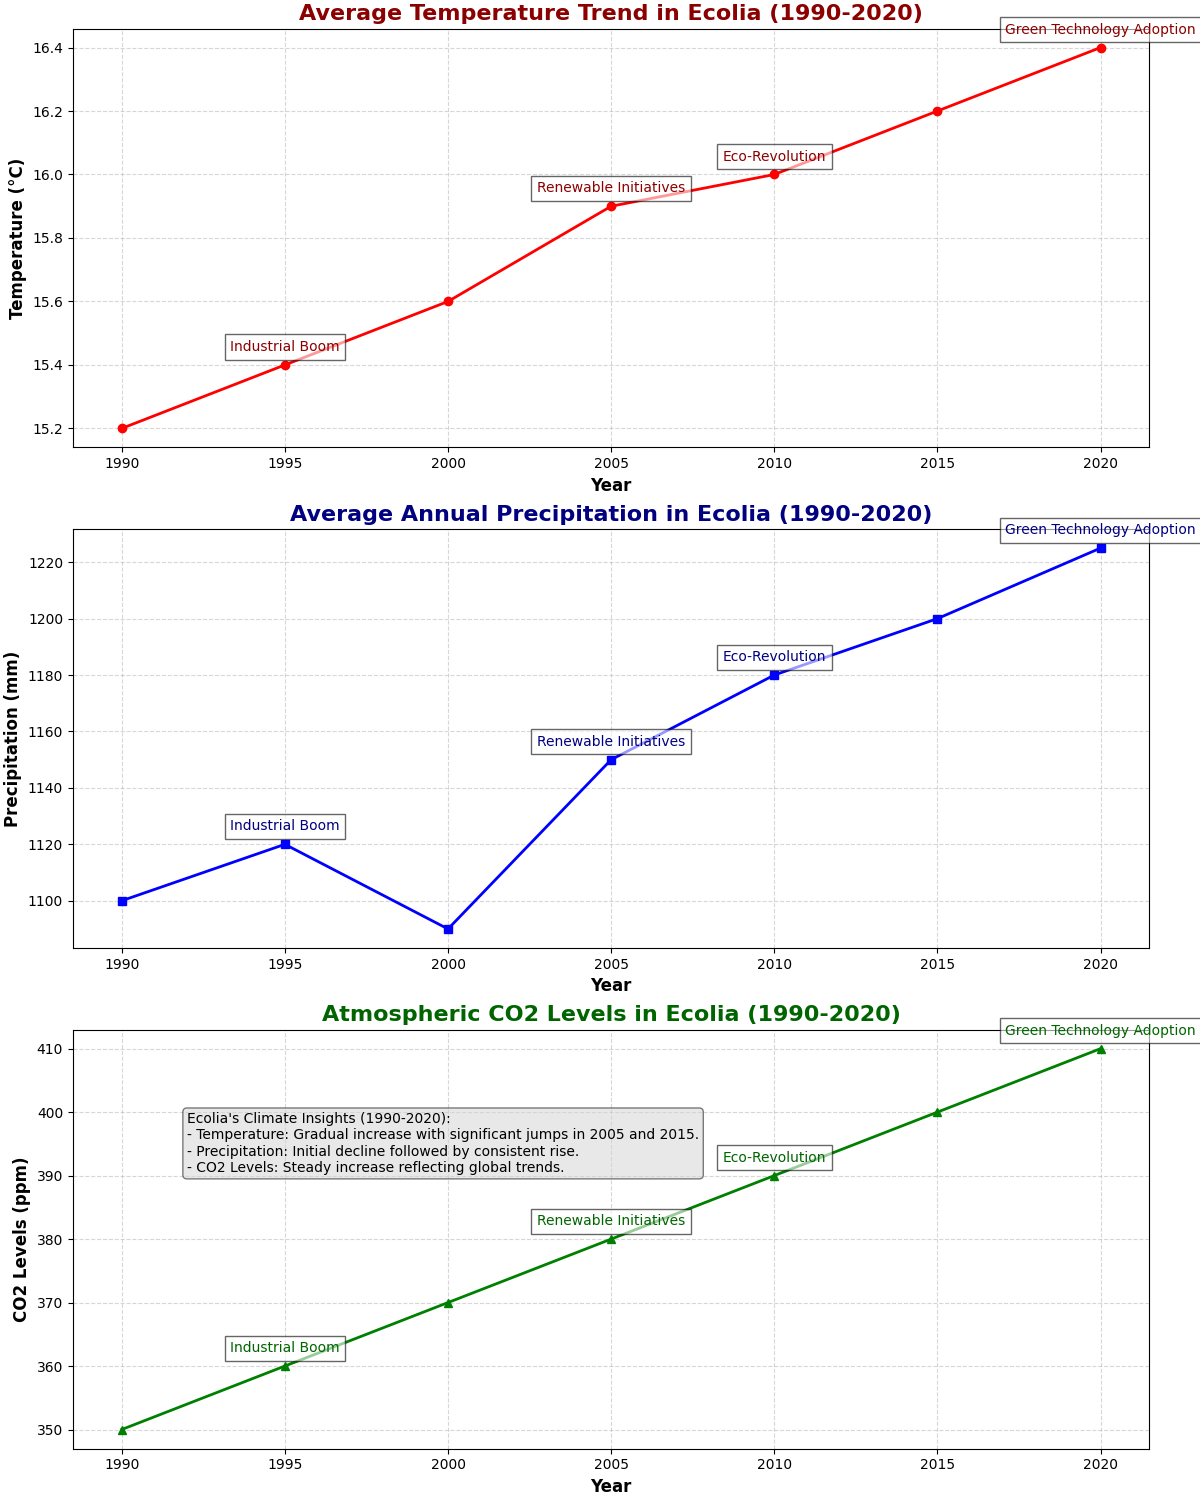

The script that drew this image:
import matplotlib.pyplot as plt
import numpy as np

# Focus on Climate Patterns in the Imaginary Land of "Ecolia" Over Three Decades

# Years spanning three decades (1990-2020)
years = np.array([1990, 1995, 2000, 2005, 2010, 2015, 2020])

# Artificial data for average temperature, precipitation, and CO2 levels
avg_temperature = np.array([15.2, 15.4, 15.6, 15.9, 16.0, 16.2, 16.4])  # in Celsius
avg_precipitation = np.array([1100, 1120, 1090, 1150, 1180, 1200, 1225])  # in mm
co2_levels = np.array([350, 360, 370, 380, 390, 400, 410])  # in ppm

# Plotting setup
fig, axs = plt.subplots(3, 1, figsize=(12, 15), constrained_layout=True)

# Temperature Trend
axs[0].plot(years, avg_temperature, color='red', marker='o', linestyle='-', linewidth=2)
axs[0].set_title('Average Temperature Trend in Ecolia (1990-2020)', fontsize=16, fontweight='bold', color='darkred')
axs[0].set_xlabel('Year', fontsize=12, fontweight='bold')
axs[0].set_ylabel('Temperature (°C)', fontsize=12, fontweight='bold')
axs[0].grid(True, linestyle='--', alpha=0.5)

# Precipitation Trend
axs[1].plot(years, avg_precipitation, color='blue', marker='s', linestyle='-', linewidth=2)
axs[1].set_title('Average Annual Precipitation in Ecolia (1990-2020)', fontsize=16, fontweight='bold', color='navy')
axs[1].set_xlabel('Year', fontsize=12, fontweight='bold')
axs[1].set_ylabel('Precipitation (mm)', fontsize=12, fontweight='bold')
axs[1].grid(True, linestyle='--', alpha=0.5)

# CO2 Levels Trend
axs[2].plot(years, co2_levels, color='green', marker='^', linestyle='-', linewidth=2)
axs[2].set_title('Atmospheric CO2 Levels in Ecolia (1990-2020)', fontsize=16, fontweight='bold', color='darkgreen')
axs[2].set_xlabel('Year', fontsize=12, fontweight='bold')
axs[2].set_ylabel('CO2 Levels (ppm)', fontsize=12, fontweight='bold')
axs[2].grid(True, linestyle='--', alpha=0.5)

# Annotate significant years
annotations = ['Industrial Boom', 'Renewable Initiatives', 'Eco-Revolution', 'Green Technology Adoption']
annotation_years = [1995, 2005, 2010, 2020]
annotation_temps = avg_temperature[[1, 3, 4, 6]]
annotation_precip = avg_precipitation[[1, 3, 4, 6]]
annotation_co2 = co2_levels[[1, 3, 4, 6]]

for i, text in enumerate(annotations):
    axs[0].annotate(text, (annotation_years[i], annotation_temps[i]), textcoords="offset points", xytext=(0,10), ha='center', color='darkred', fontsize=10, bbox=dict(facecolor='white', alpha=0.6))
    axs[1].annotate(text, (annotation_years[i], annotation_precip[i]), textcoords="offset points", xytext=(0,10), ha='center', color='navy', fontsize=10, bbox=dict(facecolor='white', alpha=0.6))
    axs[2].annotate(text, (annotation_years[i], annotation_co2[i]), textcoords="offset points", xytext=(0,10), ha='center', color='darkgreen', fontsize=10, bbox=dict(facecolor='white', alpha=0.6))

# Add a closing summary on the last subplot
summary_text = (
    "Ecolia's Climate Insights (1990-2020):\n"
    "- Temperature: Gradual increase with significant jumps in 2005 and 2015.\n"
    "- Precipitation: Initial decline followed by consistent rise.\n"
    "- CO2 Levels: Steady increase reflecting global trends."
)
props = dict(boxstyle='round', facecolor='lightgrey', alpha=0.5)
axs[2].text(1992, 400, summary_text, fontsize=10, verticalalignment='top', bbox=props)

# Display the plot
plt.show()
